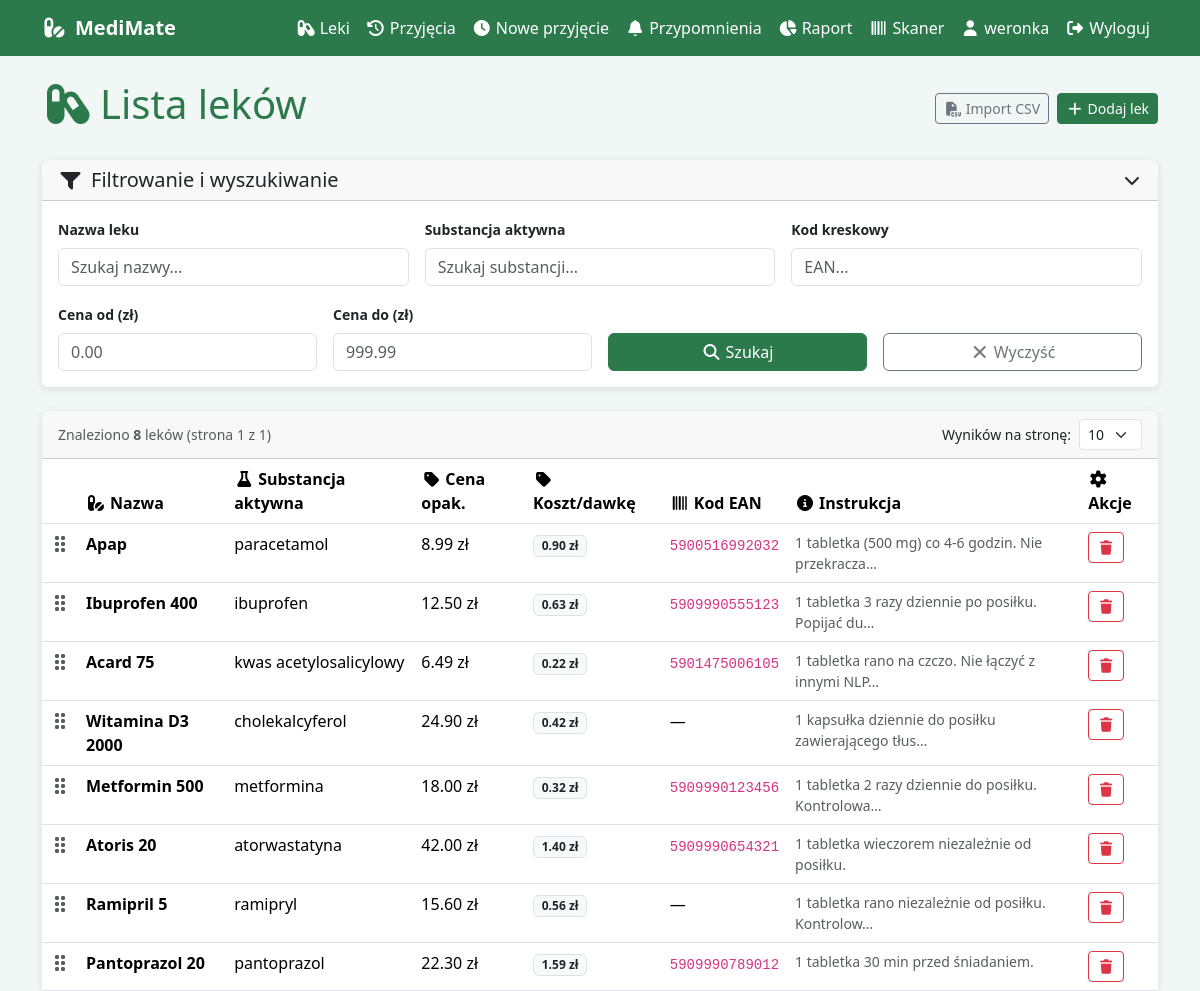
Page /leki/?&strona=3&na_stronie=10 (signed in) on the earlier database version.
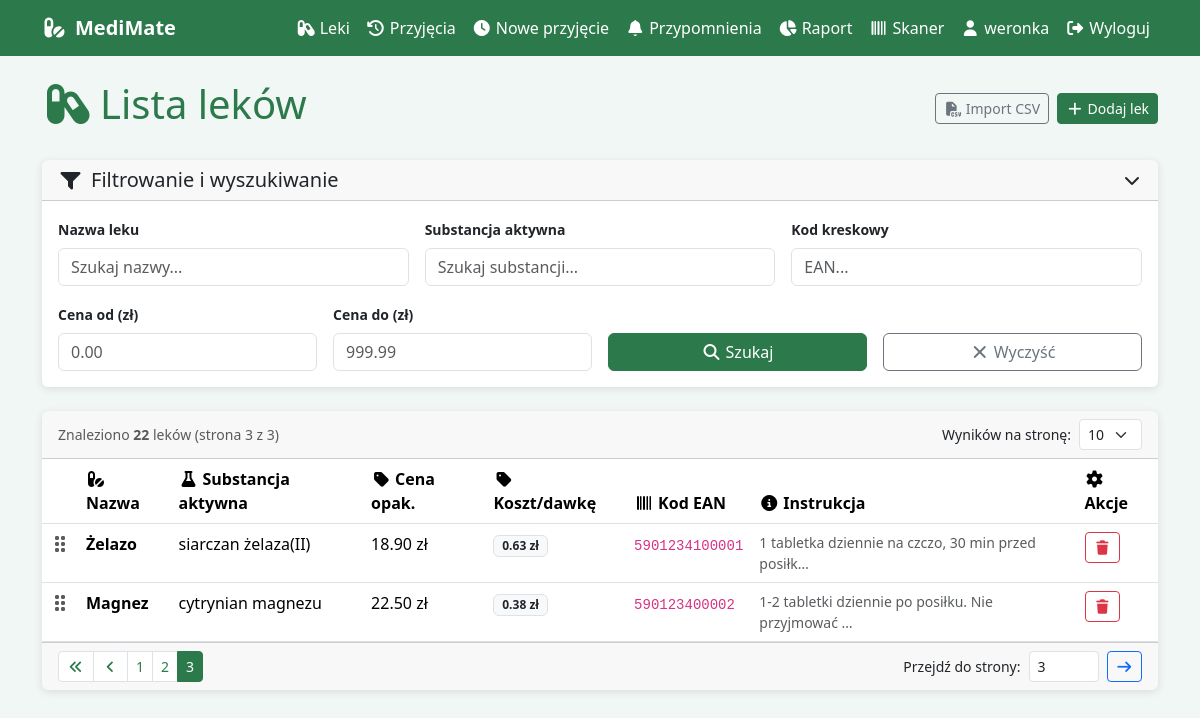
Same page on the later database version.
### leki/models.py (models this page shows, shortened)
class Lek(models.Model):
    nazwa = models.CharField(max_length=200)
    substancja_aktywna = models.CharField(max_length=200)
    instrukcja = models.TextField(help_text="Dawkowanie, pora dnia, z czym nie łączyć")
    interakcje = models.ManyToManyField(
        'self',
        blank=True,
        verbose_name="Interakcje z innymi lekami"
    )
    uzytkownik = models.ForeignKey(
        User,
        on_delete=models.CASCADE,
        related_name='leki',
        null=True
    )
    cena = models.DecimalField(
        max_digits=8, decimal_places=2,
        null=True, blank=True,
        verbose_name="Cena opakowania (zł)",
        help_text="Cena jednego opakowania w złotych"
    )
    ilosc_w_opakowaniu = models.PositiveIntegerField(
        null=True, blank=True,
        verbose_name="Liczba tabletek / dawek w opakowaniu",
        help_text="Np. 20 tabletek, 30 kapsułek"
    )
    kod_kreskowy = models.CharField(
        max_length=30, blank=True,
        verbose_name="Kod kreskowy (EAN)",
        help_text="Wpisz lub zeskanuj kod z opakowania"
    )
    @property
    def cena_za_dawke(self):
        if self.cena and self.ilosc_w_opakowaniu:
            return round(self.cena / self.ilosc_w_opakowaniu, 4)
        return None
    class Meta:
        verbose_name = "Lek"
        verbose_name_plural = "Leki"

### leki/views.py (the view)
# urls.py: path('leki/', views.lista_lekow, name='lista_lekow'),
@login_required
def lista_lekow(request):
    qs = Lek.objects.filter(uzytkownik=request.user)
    form = FiltrLekiForm(request.GET or None)
    if form.is_valid():
        nazwa = form.cleaned_data.get('nazwa')
        substancja = form.cleaned_data.get('substancja')
        cena_min = form.cleaned_data.get('cena_min')
        cena_max = form.cleaned_data.get('cena_max')
        kod = form.cleaned_data.get('kod_kreskowy')
        if nazwa:
            qs = qs.filter(nazwa__icontains=nazwa)
        if substancja:
            qs = qs.filter(substancja_aktywna__icontains=substancja)
        if cena_min is not None:
            qs = qs.filter(cena__gte=cena_min)
        if cena_max is not None:
            qs = qs.filter(cena__lte=cena_max)
        if kod:
            qs = qs.filter(kod_kreskowy__icontains=kod)
    wyniki_na_stronie = request.GET.get('na_stronie', '10')
    try:
        wyniki_na_stronie = int(wyniki_na_stronie)
        if wyniki_na_stronie not in [5, 10, 25, 50]:
            wyniki_na_stronie = 10
    except ValueError:
        wyniki_na_stronie = 10
    paginator = Paginator(qs, wyniki_na_stronie)
    strona = request.GET.get('strona', 1)
    try:
        leki_strona = paginator.page(strona)
    except Exception:
        leki_strona = paginator.page(1)
    get_params = request.GET.copy()
    get_params.pop('strona', None)
    return render(request, 'leki/lista_lekow.html', {
        'leki': leki_strona,
        'form': form,
        'paginator': paginator,
        'wyniki_na_stronie': wyniki_na_stronie,
        'get_params': get_params.urlencode(),
        'opcje_na_stronie': [5, 10, 25, 50],
    })

### leki/forms.py
class FiltrLekiForm(forms.Form):
    nazwa = forms.CharField(
        required=False, label='Nazwa leku',
        widget=forms.TextInput(attrs={'class': 'form-control', 'placeholder': 'Szukaj nazwy...'})
    )
    substancja = forms.CharField(
        required=False, label='Substancja aktywna',
        widget=forms.TextInput(attrs={'class': 'form-control', 'placeholder': 'Szukaj substancji...'})
    )
    cena_min = forms.DecimalField(
        required=False, label='Cena od (zł)', min_value=0,
        widget=forms.NumberInput(attrs={'class': 'form-control', 'placeholder': '0.00', 'step': '0.01'})
    )
    cena_max = forms.DecimalField(
        required=False, label='Cena do (zł)', min_value=0,
        widget=forms.NumberInput(attrs={'class': 'form-control', 'placeholder': '999.99', 'step': '0.01'})
    )
    kod_kreskowy = forms.CharField(
        required=False, label='Kod kreskowy',
        widget=forms.TextInput(attrs={'class': 'form-control', 'placeholder': 'EAN...'})
    )

### leki/templates/leki/lista_lekow.html (shortened to what this page needs)
{% extends 'leki/base.html' %}
{% block content %}
<div class="d-flex justify-content-between align-items-center mb-4">
    <h1><i class="fas fa-capsules me-2"></i>Lista leków</h1>
    <div class="d-flex gap-2">
        <a href="{% url 'import_csv' %}" class="btn btn-outline-secondary btn-sm">
            <i class="fas fa-file-csv me-1"></i>Import CSV
        </a>
        <a href="{% url 'dodaj_lek' %}" class="btn btn-primary btn-sm">
            <i class="fas fa-plus me-1"></i>Dodaj lek
        </a>
    </div>
</div>
<div class="card mb-4">
    <div class="card-header d-flex justify-content-between align-items-center"
         style="cursor:pointer;" onclick="toggleFiltr()">
        <h5 class="mb-0"><i class="fas fa-filter me-2"></i>Filtrowanie i wyszukiwanie</h5>
        <i class="fas fa-chevron-down" id="ikona-filtr"></i>
    </div>
    <div id="panel-filtrowania">
        <div class="card-body">
            <form method="get">
                <div class="row g-3">
                    <div class="col-md-4">
                        <label class="form-label small fw-bold">{{ form.nazwa.label }}</label>
                        {{ form.nazwa }}
                    </div>
                    <div class="col-md-4">
                        <label class="form-label small fw-bold">{{ form.substancja.label }}</label>
                        {{ form.substancja }}
                    </div>
                    <div class="col-md-4">
                        <label class="form-label small fw-bold">{{ form.kod_kreskowy.label }}</label>
                        {{ form.kod_kreskowy }}
                    </div>
                    <div class="col-md-3">
                        <label class="form-label small fw-bold">{{ form.cena_min.label }}</label>
                        {{ form.cena_min }}
                    </div>
                    <div class="col-md-3">
                        <label class="form-label small fw-bold">{{ form.cena_max.label }}</label>
                        {{ form.cena_max }}
                    </div>
                    <div class="col-md-3 d-flex align-items-end">
                        <button type="submit" class="btn btn-primary w-100">
                            <i class="fas fa-search me-1"></i>Szukaj
                        </button>
                    </div>
                    <div class="col-md-3 d-flex align-items-end">
                        <a href="{% url 'lista_lekow' %}" class="btn btn-outline-secondary w-100">
                            <i class="fas fa-times me-1"></i>Wyczyść
                        </a>
                    </div>
                </div>
            </form>
        </div>
    </div>
</div>
<div class="card">
    <div class="card-header d-flex justify-content-between align-items-center">
        <span class="small text-muted">
            Znaleziono <strong>{{ paginator.count }}</strong> leków
            (strona {{ leki.number }} z {{ paginator.num_pages }})
        </span>
        <div class="d-flex align-items-center gap-2">
            <label class="small mb-0">Wyników na stronę:</label>
            <select class="form-select form-select-sm" style="width:auto;"
                    onchange="zmienNaStronie(this.value)">
                {% for opcja in opcje_na_stronie %}
                <option value="{{ opcja }}" {% if opcja == wyniki_na_stronie %}selected{% endif %}>
                    {{ opcja }}
                </option>
                {% endfor %}
            </select>
        </div>
    </div>
    <div class="card-body p-0">
        {% if leki %}
        <table class="table table-hover mb-0">
            <thead>
                <tr>
                    <th style="width:30px;"></th>
                    <th><i class="fas fa-pills me-1"></i>Nazwa</th>
                    <th><i class="fas fa-flask me-1"></i>Substancja aktywna</th>
                    <th><i class="fas fa-tag me-1"></i>Cena opak.</th>
                    <th><i class="fas fa-tag me-1"></i>Koszt/dawkę</th>
                    <th><i class="fas fa-barcode me-1"></i>Kod EAN</th>
                    <th><i class="fas fa-info-circle me-1"></i>Instrukcja</th>
                    <th><i class="fas fa-cog me-1"></i>Akcje</th>
                </tr>
            </thead>
            <tbody id="tabela-body">
                {% for lek in leki %}
                <tr class="wiersz-leku" draggable="true" data-id="{{ lek.pk }}">
                    <td class="drag-handle text-muted" style="cursor:grab; user-select:none;">
                        <i class="fas fa-grip-vertical"></i>
                    </td>
                    <td><strong>{{ lek.nazwa }}</strong></td>
                    <td>{{ lek.substancja_aktywna }}</td>
                    <td>{% if lek.cena %}{{ lek.cena }} zł{% else %}<span class="text-muted">—</span>{% endif %}</td>
                    <td>
                        {% if lek.cena_za_dawke %}
                        <span class="badge bg-light text-dark border">
                            {{ lek.cena_za_dawke|floatformat:2 }} zł
                        </span>
                        {% else %}<span class="text-muted">—</span>{% endif %}
                    </td>
                    <td>{% if lek.kod_kreskowy %}<code>{{ lek.kod_kreskowy }}</code>{% else %}—{% endif %}</td>
                    <td class="small text-muted">{{ lek.instrukcja|truncatechars:50 }}</td>
                    <td>
                        <a href="{% url 'usun_lek' lek.pk %}"
                           class="btn btn-sm btn-outline-danger"
                           title="Usuń lek">
                            <i class="fas fa-trash"></i>
                        </a>
                    </td>
                </tr>
                {% endfor %}
            </tbody>
        </table>
        {% else %}
        <div class="p-4 text-center text-muted">
            <i class="fas fa-search fa-2x mb-3 d-block"></i>
            Brak leków spełniających kryteria wyszukiwania.
        </div>
        {% endif %}
    </div>
    {% if paginator.num_pages > 1 %}
    <div class="card-footer d-flex justify-content-between align-items-center flex-wrap gap-2">
        <nav>
            <ul class="pagination pagination-sm mb-0">
                {% if leki.has_previous %}
                <li class="page-item">
                    <a class="page-link" href="?{{ get_params }}&strona=1&na_stronie={{ wyniki_na_stronie }}">
                        <i class="fas fa-angle-double-left"></i>
                    </a>
                </li>
                <li class="page-item">
                    <a class="page-link" href="?{{ get_params }}&strona={{ leki.previous_page_number }}&na_stronie={{ wyniki_na_stronie }}">
                        <i class="fas fa-angle-left"></i>
                    </a>
                </li>
                {% endif %}
                {% for num in paginator.page_range %}
                    {% if num == leki.number %}
                    <li class="page-item active"><span class="page-link">{{ num }}</span></li>
                    {% elif num >= leki.number|add:"-2" and num <= leki.number|add:"2" %}
                    <li class="page-item">
                        <a class="page-link" href="?{{ get_params }}&strona={{ num }}&na_stronie={{ wyniki_na_stronie }}">{{ num }}</a>
                    </li>
                    {% endif %}
                {% endfor %}
            </ul>
        </nav>
        <form method="get" class="d-flex gap-2 align-items-center">
            <label class="small mb-0">Przejdź do strony:</label>
            <input type="number" name="strona" min="1" max="{{ paginator.num_pages }}"
                   value="{{ leki.number }}"
                   class="form-control form-control-sm" style="width:70px;">
            <button type="submit" class="btn btn-sm btn-outline-primary">
                <i class="fas fa-arrow-right"></i>
            </button>
        </form>
    </div>
    {% endif %}
</div>
{% endblock %}

### leki/templates/leki/base.html (shortened to what this page needs)
{% load static %}
<!DOCTYPE html>
<html lang="pl">
<head>
    <link rel="stylesheet" href="{% static 'leki/css/bootstrap.min.css' %}">
    <link rel="stylesheet" href="{% static 'leki/css/all.min.css' %}">
</head>
<body>
    <nav class="navbar navbar-expand-lg mb-4">
        <div class="container">
            <a class="navbar-brand fw-bold" href="{% url 'strona_glowna' %}">
                <i class="fas fa-pills me-2"></i>MediMate
            </a>
            <div class="collapse navbar-collapse" id="navMenu">
                <ul class="navbar-nav ms-auto">
                    {% if user.is_authenticated %}
                    <li class="nav-item">
                        <a class="nav-link" href="{% url 'lista_lekow' %}">
                            <i class="fas fa-capsules me-1"></i>Leki
                        </a>
                    </li>
                    <li class="nav-item">
                        <a class="nav-link" href="{% url 'lista_przyjec' %}">
                            <i class="fas fa-history me-1"></i>Przyjęcia
                        </a>
                    </li>
                    <li class="nav-item">
                        <a class="nav-link" href="{% url 'dodaj_przyjecie' %}">
                            <i class="fas fa-clock me-1"></i>Nowe przyjęcie
                        </a>
                    </li>
                    <li class="nav-item">
                        <a class="nav-link" href="{% url 'harmonogram_lista' %}">
                            <i class="fas fa-bell me-1"></i>Przypomnienia
                        </a>
                    </li>
                    <li class="nav-item">
                        <a class="nav-link" href="{% url 'raport' %}">
                            <i class="fas fa-chart-pie me-1"></i>Raport
                        </a>
                    </li>
                    <li class="nav-item">
                        <a class="nav-link" href="{% url 'skaner' %}">
                            <i class="fas fa-barcode me-1"></i>Skaner
                        </a>
                    </li>
                    <li class="nav-item">
                        <a class="nav-link" href="{% url 'edytuj_profil' %}">
                            <i class="fas fa-user me-1"></i>{{ user.username }}
                        </a>
                    </li>
                    <li class="nav-item">
                        <a class="nav-link" href="{% url 'wylogowanie' %}">
                            <i class="fas fa-sign-out-alt me-1"></i>Wyloguj
                        </a>
                    </li>
                    {% endif %}
                </ul>
            </div>
        </div>
    </nav>
    <div class="container">
        {% block content %}{% endblock %}
    </div>
</body>
</html>

### leki/templates/leki/base.html (style rules this page uses)
body { background: #f0f7f4; }
.navbar { background: #2c7a4b !important; }
.navbar-brand, .nav-link { color: white !important; }
.card { border: none; box-shadow: 0 2px 8px rgba(0,0,0,0.1); }
.btn-primary { background: #2c7a4b; border-color: #2c7a4b; }
h1, h2 { color: #2c7a4b; }
.table thead { background: #2c7a4b; color: white; }
.page-item.active .page-link { background-color: #2c7a4b; border-color: #2c7a4b; }
.page-link { color: #2c7a4b; }

### leki/templates/leki/lista_lekow.html (style rules this page uses)
.wiersz-leku { transition: background 0.2s ease; }

Differences in the rows shown:
removed Lek: nazwa "Apap", substancja_aktywna "paracetamol", cena "8.99", cena_za_dawke "0.90", kod_kreskowy "5900516992032", instrukcja "1 tabletka (500 mg) co 4-6 godzin. Nie przekracza…"
removed Lek: nazwa "Ibuprofen 400", substancja_aktywna "ibuprofen", cena "12.50", cena_za_dawke "0.63", kod_kreskowy "5909990555123", instrukcja "1 tabletka 3 razy dziennie po posiłku. Popijać du…"
removed Lek: nazwa "Acard 75", substancja_aktywna "kwas acetylosalicylowy", cena "6.49", cena_za_dawke "0.22", kod_kreskowy "5901475006105", instrukcja "1 tabletka rano na czczo. Nie łączyć z innymi NLP…"
removed Lek: nazwa "Witamina D3 2000", substancja_aktywna "cholekalcyferol", cena "24.90", cena_za_dawke "0.42", instrukcja "1 kapsułka dziennie do posiłku zawierającego tłus…"
removed Lek: nazwa "Metformin 500", substancja_aktywna "metformina", cena "18.00", cena_za_dawke "0.32", kod_kreskowy "5909990123456", instrukcja "1 tabletka 2 razy dziennie do posiłku. Kontrolowa…"
removed Lek: nazwa "Atoris 20", substancja_aktywna "atorwastatyna", cena "42.00", cena_za_dawke "1.40", kod_kreskowy "5909990654321", instrukcja "1 tabletka wieczorem niezależnie od posiłku."
removed Lek: nazwa "Ramipril 5", substancja_aktywna "ramipryl", cena "15.60", cena_za_dawke "0.56", instrukcja "1 tabletka rano niezależnie od posiłku. Kontrolow…"
removed Lek: nazwa "Pantoprazol 20", substancja_aktywna "pantoprazol", cena "22.30", cena_za_dawke "1.59", kod_kreskowy "5909990789012", instrukcja "1 tabletka 30 min przed śniadaniem."
added Lek: nazwa "Żelazo", substancja_aktywna "siarczan żelaza(II)", cena "18.90", cena_za_dawke "0.63", kod_kreskowy "5901234100001", instrukcja "1 tabletka dziennie na czczo, 30 min przed posiłk…"
added Lek: nazwa "Magnez", substancja_aktywna "cytrynian magnezu", cena "22.50", cena_za_dawke "0.38", kod_kreskowy "590123400002", instrukcja "1-2 tabletki dziennie po posiłku. Nie przyjmować …"
Other differences:
{{ paginator.count }}: "8" → "22"
{{ leki.number }}: "1" → "3"
{{ paginator.num_pages }}: "1" → "3"
form field strona: (not shown) → "3"
new list line: "1"
new list line: "2"
new list line: "3"
text now shown: "Przejdź do strony:"
